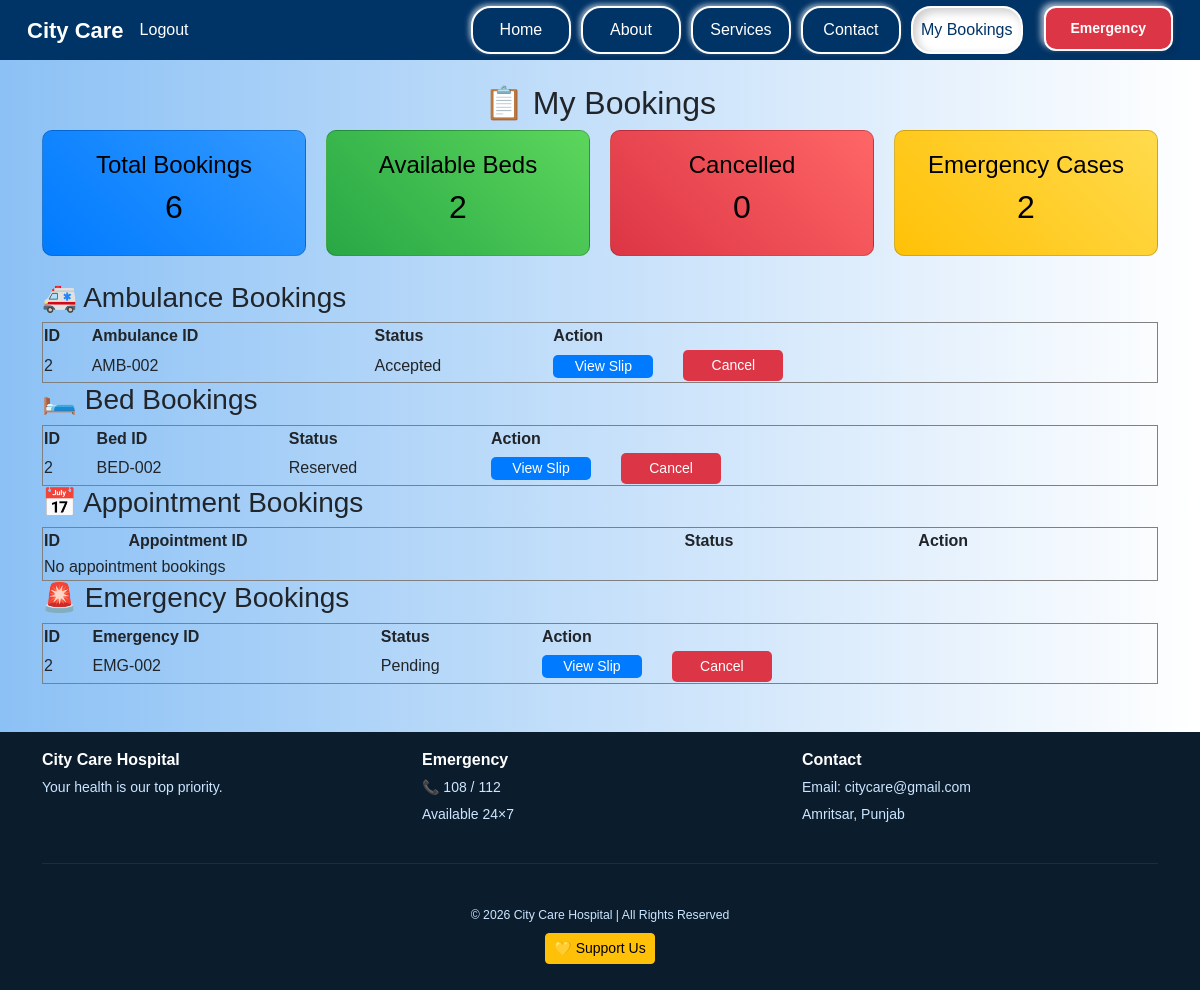
Page /my_bookings (signed in) on the committed database.
### main.py (models this page shows)
class AmbulanceRequest(db.Model):
    id = db.Column(db.Integer, primary_key=True)
    ambulance_id = db.Column(db.String(20))
    patient_id = db.Column(db.String(20))
    patient_name = db.Column(db.String(100), nullable=False)
    contact_number = db.Column(db.String(20), nullable=False)
    pickup_location = db.Column(db.String(200), nullable=False)
    emergency_type = db.Column(db.String(100), nullable=False)
    request_time = db.Column(db.DateTime, default=db.func.current_timestamp())
    status = db.Column(db.String(50), default="Pending")
    user_id = db.Column(db.Integer, db.ForeignKey('user.id'))

class BedBooking(db.Model):
    id = db.Column(db.Integer, primary_key=True)
    bed_id= db.Column(db.String(20))
    patient_id = db.Column(db.String(20))   # link
    patient_name = db.Column(db.String(100))   # ✅ ADD THIS
    contact_number = db.Column(db.String(20))  # ✅ ADD THIS
    bed_type = db.Column(db.String(50))
    admission_date = db.Column(db.Date)
    status = db.Column(db.String(50), default="Reserved")
    user_id = db.Column(db.Integer, db.ForeignKey('user.id'))
    emergency_type=db.Column(db.String(50))
    is_available = db.Column(db.Boolean,default=True)

class EmergencyRequest(db.Model):
    id = db.Column(db.Integer, primary_key=True)
    emergency_id = db.Column(db.String(20), unique=True)
    user_id = db.Column(db.Integer, db.ForeignKey('user.id'))
    emergency_code = db.Column(db.String(20))
    patient_id = db.Column(db.String(50), nullable=False)
    patient_name = db.Column(db.String(100), nullable=False)
    dob = db.Column(db.Date, nullable=False)
    blood_group = db.Column(db.String(10), nullable=True)
    medical_history = db.Column(db.Text, nullable=False)
    guardian_name = db.Column(db.String(100), nullable=False)
    relation = db.Column(db.String(50), nullable=False)
    contact_number = db.Column(db.String(15), nullable=False)
    email = db.Column(db.String(100), nullable=False)
    address = db.Column(db.Text, nullable=False)
    insurance_provider = db.Column(db.String(500), nullable=True)
    policy_number = db.Column(db.String(100), nullable=True)
    insurance_file = db.Column(db.String(500), nullable=True)
    reason = db.Column(db.String(100), nullable=False)
    status = db.Column(db.String(20), default="Pending")
    submitted_at = db.Column(db.DateTime, default=datetime.utcnow)

### main.py (the view)
@app.route('/my_bookings')
@login_required
def my_bookings():
    user_id = session['user_id']
    patient = Patient.query.filter_by(user_id=user_id).first()
    ambulance_bookings = []
    bed_bookings = []
    appointments = []
    emergencies = EmergencyRequest.query.filter_by(
        user_id=user_id
    ).all()
    if patient:
        ambulance_bookings = AmbulanceRequest.query.filter_by(patient_id=patient.patient_id).all()
        bed_bookings = BedBooking.query.filter_by(patient_id=patient.patient_id).all()
        appointments = Appointment.query.filter_by(patient_id=patient.patient_id).all()
    total_ambulance = AmbulanceRequest.query.count()
    total_bed = BedBooking.query.count()
    total_appointment = Appointment.query.count()
    total_emergency = EmergencyRequest.query.count()
    cancelled_ambulance = AmbulanceRequest.query.filter_by(status="Cancelled").count()
    cancelled_bed = BedBooking.query.filter_by(status="Cancelled").count()
    cancelled_appointment = Appointment.query.filter_by(status="Cancelled").count()
    cancelled_emergency = EmergencyRequest.query.filter_by(status="Cancelled").count()
    available_beds = BedBooking.query.filter_by(is_available=True).count()
    return render_template(
        'my_bookings.html',
        ambulance_bookings=ambulance_bookings,
        bed_bookings=bed_bookings,
        appointments=appointments,
        emergencies=emergencies,
        total_ambulance=total_ambulance,
        total_bed=total_bed,
        total_appointment=total_appointment,
        total_emergency=total_emergency,
        cancelled_ambulance=cancelled_ambulance,
        cancelled_bed=cancelled_bed,
        cancelled_appointment=cancelled_appointment,
        cancelled_emergency=cancelled_emergency,
        available_beds=available_beds
    )

### main.py (called while the page is built)
def login_required(f):
    @wraps(f)
    def decorated_function(*args, **kwargs):
        if 'user_id' not in session:
            flash("Please log in first!", "login_error")
            return redirect(url_for('login'))
        return f(*args, **kwargs)
    return decorated_function

### templates/my_bookings.html
{% extends "base.html" %}
{% block content %}
<link rel="stylesheet" href="{{ url_for('static', filename='css/style.css') }}">
<h2 style="text-align:center;">📋 My Bookings</h2>
<div class="dashboard-cards">
    <div class="card blue">
        <h4>Total Bookings</h4>
        <h2>{{ total_ambulance + total_bed + total_appointment + total_emergency }}</h2>
    </div>
    <div class="card green">
        <h4>Available Beds</h4>
        <h2>{{ available_beds }}</h2>
    </div>
    <div class="card red">
        <h4>Cancelled</h4>
        <h2>{{ cancelled_ambulance + cancelled_bed + cancelled_appointment + cancelled_emergency }}</h2>
    </div>
    <div class="card yellow">
        <h4>Emergency Cases</h4>
        <h2>{{ total_emergency }}</h2>
    </div>
</div>
<h3>🚑 Ambulance Bookings</h3>
<table border="1" width="100%">
    <tr>
        <th>ID</th>
        <th>Ambulance ID</th>
        <th>Status</th>
        <th>Action</th>
    </tr>
    {% for a in ambulance_bookings %}
    <tr>
        <td>{{ a.id }}</td>
        <td>{{ a.ambulance_id }}</td>
        <td>{{ a.status }}</td>
        <td class="action-cell">
            <form action="{{ url_for('ambulance_slip', id=a.id) }}" method="GET">
                 <button type="submit" class="view-btn">
                 View Slip
                </button>
            </form>
            {% if a.status != "Cancelled" %}
                <form action="{{ url_for('cancel_ambulance', id=a.id) }}" method="POST" style="display:inline;">
                    <button type="submit" class="cancel-btn"
                        onclick="return confirm('Are you sure you want to cancel booking?')">
                        Cancel
                    </button>
                </form>
            {% else %}
                <span class="cancelled-text">Cancelled</span>
            {% endif %}
        </td>
    </tr>
    {% else %}
    <tr>
        <td colspan="4">No ambulance bookings</td>
    </tr>
    {% endfor %}
</table>
<h3>🛏️ Bed Bookings</h3>
<table border="1" width="100%">
    <tr>
        <th>ID</th>
        <th>Bed ID</th>
        <th>Status</th>
        <th>Action</th>
    </tr>
    {% for b in bed_bookings %}
    <tr>
        <td>{{ b.id }}</td>
        <td>{{ b.bed_id }}</td>
        <td>{{ b.status }}</td>
        <td class="action-cell">
            <form action="{{ url_for('bed_slip', id=b.id) }}" method="GET">
                <button type="submit" class="view-btn">
                    View Slip
                </button>
            </form>
            {% if b.status != "Cancelled" %}
                <form action="{{ url_for('cancel_bed', id=b.id) }}" method="POST">
                    <button type="submit" class="cancel-btn"
                        onclick="return confirm('Are you sure you want to cancel booking?')">
                        Cancel
                    </button>
                </form>
            {% else %}
                <span class="cancelled-text">Cancelled</span>
            {% endif %}
        </td>
    </tr>
    {% else %}
    <tr><td colspan="4">No bed bookings</td></tr>
    {% endfor %}
</table>
<h3>📅 Appointment Bookings</h3>
<table border="1" width="100%">
    <tr>
        <th>ID</th>
        <th>Appointment ID</th>
        <th>Status</th>
        <th>Action</th>
    </tr>
    {% for ap in appointments %}
    <tr>
        <td>{{ ap.id }}</td>
        <td>{{ ap.appointment_id }}</td>
        <td>{{ ap.status }}</td>
        <td class="action-cell">
            <form action="{{ url_for('appointment_slip', id=ap.id) }}" method="GET">
                <button type="submit" class="view-btn">
                    View Slip
                </button>
            </form>
            {% if ap.status != "Cancelled" %}
                <form action="{{ url_for('cancel_appointment', id=ap.id) }}" method="POST">
                    <button type="submit" class="cancel-btn"
                        onclick="return confirm('Are you sure you want to cancel?')">
                        Cancel
                    </button>
                </form>
            {% else %}
                <span class="cancelled-text">Cancelled</span>
            {% endif %}
        </td>
    </tr>
    {% else %}
    <tr><td colspan="4">No appointment bookings</td></tr>
    {% endfor %}
</table>
<h3>🚨 Emergency Bookings</h3>
<table border="1" width="100%">
    <tr>
        <th>ID</th>
        <th>Emergency ID</th>
        <th>Status</th>
        <th>Action</th>
    </tr>
    {% for e in emergencies %}
    <tr>
        <td>{{ e.id }}</td>
        <td>{{ e.emergency_code }}</td>
        <td>{{ e.status }}</td>
        <td class="action-cell">
            <form action="{{ url_for('emergency_slip', id=e.id) }}" method="GET">
                <button type="submit" class="view-btn">
                    View Slip
                </button>
            </form>
            {% if e.status != "Cancelled" %}
                <form action="{{ url_for('cancel_emergency', id=e.id) }}" method="POST">
                    <button type="submit" class="cancel-btn"
                        onclick="return confirm('Are you sure you want to cancel emergency submission?')">
                        Cancel
                    </button>
                </form>
            {% else %}
                <span class="cancelled-text">Cancelled</span>
            {% endif %}
        </td>
    </tr>
    {% else %}
    <tr><td colspan="4">No emergency bookings</td></tr>
    {% endfor %}
</table>
{% endblock %}

### static/css/style.css (style rules this page uses)
body { background-color:#a0f0f0d3 ; }
body { margin: 0; padding: 0; font-family: Arial, Helvetica, sans-serif; background: linear-gradient(to right, #8cc1f5, #ffffff); }
.action-cell { display: flex; justify-content: flex-right; align-items: center; gap: 30px; }
.view-btn { background-color: #007bff; color:white; border:none; border-radius: 5px; cursor: pointer; font-size: 14px; }
.cancel-btn { background-color: #dc3545; color: white; border: none; padding: 5px 12px; border-radius: 5px; cursor: pointer; font-size: 14px; }
.view-btn, .cancel-btn { min-width: 100px; }
.dashboard-cards { display: flex; gap: 20px; margin-bottom: 25px; }
.card { flex: 1; padding: 20px; border-radius: 10px; color: white; text-align: center; font-weight: bold; }
.blue { background: linear-gradient(45deg, #007bff, #3399ff); }
.green { background: linear-gradient(45deg, #28a745, #5cd65c); }
.red { background: linear-gradient(45deg, #dc3545, #ff6666); }
.yellow { background: linear-gradient(45deg, #ffc107, #ffdb4d); color: black; }
.card { flex: 1; padding: 20px; border-radius: 10px; color: black; text-align: center; font-weight: bold; }

### rows in the picture
AmbulanceRequest: id "2", ambulance_id "AMB-002", status "Accepted"
BedBooking: id "2", bed_id "BED-002", status "Reserved"
EmergencyRequest: id "2", emergency_code "EMG-002", status "Pending"

### other values in the picture
{{ total_ambulance + total_bed + total_appointment + total_emergency }} "6"
{{ available_beds }} "2"
{{ total_emergency }} "2"
